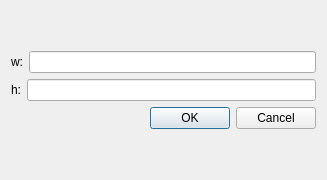
<?xml version="1.0" encoding="UTF-8"?>
<ui version="4.0">
 <class>DialogCrop</class>
 <widget class="QDialog" name="DialogCrop">
  <property name="geometry">
   <rect>
    <x>0</x>
    <y>0</y>
    <width>327</width>
    <height>180</height>
   </rect>
  </property>
  <property name="sizePolicy">
   <sizepolicy hsizetype="Preferred" vsizetype="Preferred">
    <horstretch>0</horstretch>
    <verstretch>0</verstretch>
   </sizepolicy>
  </property>
  <property name="minimumSize">
   <size>
    <width>0</width>
    <height>0</height>
   </size>
  </property>
  <property name="windowTitle">
   <string>Crop</string>
  </property>
  <layout class="QGridLayout" name="gridLayout">
   <item row="0" column="0">
    <layout class="QVBoxLayout" name="verticalLayout">
     <item>
      <layout class="QHBoxLayout" name="horizontalLayout">
       <item>
        <widget class="QLabel" name="label">
         <property name="text">
          <string>w:</string>
         </property>
         <property name="margin">
          <number>20</number>
         </property>
        </widget>
       </item>
       <item>
        <widget class="QLineEdit" name="lineEdit"/>
       </item>
      </layout>
     </item>
     <item>
      <layout class="QHBoxLayout" name="horizontalLayout_2">
       <item>
        <widget class="QLabel" name="label_2">
         <property name="text">
          <string>h:</string>
         </property>
         <property name="margin">
          <number>20</number>
         </property>
        </widget>
       </item>
       <item>
        <widget class="QLineEdit" name="lineEdit_2"/>
       </item>
      </layout>
     </item>
     <item>
      <widget class="QDialogButtonBox" name="buttonBox">
       <property name="orientation">
        <enum>Qt::Horizontal</enum>
       </property>
       <property name="standardButtons">
        <set>QDialogButtonBox::Cancel|QDialogButtonBox::Ok</set>
       </property>
      </widget>
     </item>
    </layout>
   </item>
  </layout>
 </widget>
 <resources/>
 <connections>
  <connection>
   <sender>buttonBox</sender>
   <signal>accepted()</signal>
   <receiver>DialogCrop</receiver>
   <slot>accept()</slot>
   <hints>
    <hint type="sourcelabel">
     <x>248</x>
     <y>254</y>
    </hint>
    <hint type="destinationlabel">
     <x>157</x>
     <y>274</y>
    </hint>
   </hints>
  </connection>
  <connection>
   <sender>buttonBox</sender>
   <signal>rejected()</signal>
   <receiver>DialogCrop</receiver>
   <slot>reject()</slot>
   <hints>
    <hint type="sourcelabel">
     <x>316</x>
     <y>260</y>
    </hint>
    <hint type="destinationlabel">
     <x>286</x>
     <y>274</y>
    </hint>
   </hints>
  </connection>
 </connections>
</ui>
